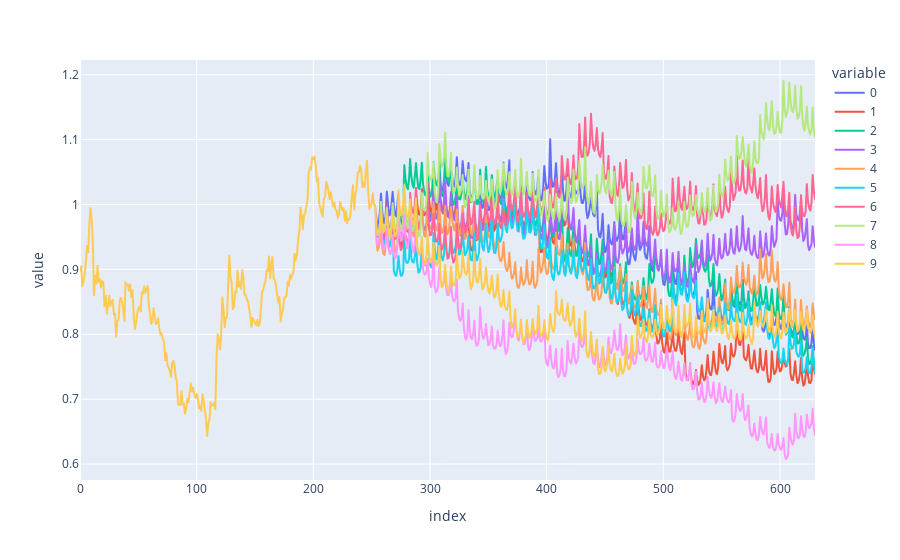

Write notebook code for a chart like this one.
### Code cell
start_date="2021-05-25"
plot_simulations(assets_df/assets_df.loc[start_date], start_date, 10, test_paths, stock=0)

### Figure 1 — Plotly figure (JSON) as saved in the notebook; plotly's stock layout.template omitted (floating-point values rounded to 4 significant figures; data arrays with more than 128 entries replaced by an {"elided": "..."} marker saying what was removed)
{"data": [{"hovertemplate": "variable=0<br>index=%{x}<br>value=%{y}<extra></extra>", "legendgroup": "0", "line": {"color": "#636efa", "dash": "solid"}, "marker": {"symbol": "circle"}, "mode": "lines", "name": "0", "showlegend": true, "type": "scattergl", "x": {"elided": "631 int values"}, "xaxis": "x", "y": {"elided": "631 float values"}, "yaxis": "y"}, {"hovertemplate": "variable=1<br>index=%{x}<br>value=%{y}<extra></extra>", "legendgroup": "1", "line": {"color": "#EF553B", "dash": "solid"}, "marker": {"symbol": "circle"}, "mode": "lines", "name": "1", "showlegend": true, "type": "scattergl", "x": {"elided": "631 int values"}, "xaxis": "x", "y": {"elided": "631 float values"}, "yaxis": "y"}, {"hovertemplate": "variable=2<br>index=%{x}<br>value=%{y}<extra></extra>", "legendgroup": "2", "line": {"color": "#00cc96", "dash": "solid"}, "marker": {"symbol": "circle"}, "mode": "lines", "name": "2", "showlegend": true, "type": "scattergl", "x": {"elided": "631 int values"}, "xaxis": "x", "y": {"elided": "631 float values"}, "yaxis": "y"}, {"hovertemplate": "variable=3<br>index=%{x}<br>value=%{y}<extra></extra>", "legendgroup": "3", "line": {"color": "#ab63fa", "dash": "solid"}, "marker": {"symbol": "circle"}, "mode": "lines", "name": "3", "showlegend": true, "type": "scattergl", "x": {"elided": "631 int values"}, "xaxis": "x", "y": {"elided": "631 float values"}, "yaxis": "y"}, {"hovertemplate": "variable=4<br>index=%{x}<br>value=%{y}<extra></extra>", "legendgroup": "4", "line": {"color": "#FFA15A", "dash": "solid"}, "marker": {"symbol": "circle"}, "mode": "lines", "name": "4", "showlegend": true, "type": "scattergl", "x": {"elided": "631 int values"}, "xaxis": "x", "y": {"elided": "631 float values"}, "yaxis": "y"}, {"hovertemplate": "variable=5<br>index=%{x}<br>value=%{y}<extra></extra>", "legendgroup": "5", "line": {"color": "#19d3f3", "dash": "solid"}, "marker": {"symbol": "circle"}, "mode": "lines", "name": "5", "showlegend": true, "type": "scattergl", "x": {"elided": "631 int values"}, "xaxis": "x", "y": {"elided": "631 float values"}, "yaxis": "y"}, {"hovertemplate": "variable=6<br>index=%{x}<br>value=%{y}<extra></extra>", "legendgroup": "6", "line": {"color": "#FF6692", "dash": "solid"}, "marker": {"symbol": "circle"}, "mode": "lines", "name": "6", "showlegend": true, "type": "scattergl", "x": {"elided": "631 int values"}, "xaxis": "x", "y": {"elided": "631 float values"}, "yaxis": "y"}, {"hovertemplate": "variable=7<br>index=%{x}<br>value=%{y}<extra></extra>", "legendgroup": "7", "line": {"color": "#B6E880", "dash": "solid"}, "marker": {"symbol": "circle"}, "mode": "lines", "name": "7", "showlegend": true, "type": "scattergl", "x": {"elided": "631 int values"}, "xaxis": "x", "y": {"elided": "631 float values"}, "yaxis": "y"}, {"hovertemplate": "variable=8<br>index=%{x}<br>value=%{y}<extra></extra>", "legendgroup": "8", "line": {"color": "#FF97FF", "dash": "solid"}, "marker": {"symbol": "circle"}, "mode": "lines", "name": "8", "showlegend": true, "type": "scattergl", "x": {"elided": "631 int values"}, "xaxis": "x", "y": {"elided": "631 float values"}, "yaxis": "y"}, {"hovertemplate": "variable=9<br>index=%{x}<br>value=%{y}<extra></extra>", "legendgroup": "9", "line": {"color": "#FECB52", "dash": "solid"}, "marker": {"symbol": "circle"}, "mode": "lines", "name": "9", "showlegend": true, "type": "scattergl", "x": {"elided": "631 int values"}, "xaxis": "x", "y": {"elided": "631 float values"}, "yaxis": "y"}], "layout": {"legend": {"title": {"text": "variable"}, "tracegroupgap": 0}, "margin": {"t": 60}, "xaxis": {"anchor": "y", "domain": [0, 1], "title": {"text": "index"}}, "yaxis": {"anchor": "x", "domain": [0, 1], "title": {"text": "value"}}}}
